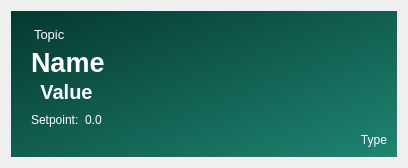
<?xml version="1.0" encoding="UTF-8"?>
<ui version="4.0">
 <class>dashboardWidget</class>
 <widget class="QWidget" name="dashboardWidget">
  <property name="geometry">
   <rect>
    <x>0</x>
    <y>0</y>
    <width>408</width>
    <height>168</height>
   </rect>
  </property>
  <property name="maximumSize">
   <size>
    <width>16777215</width>
    <height>16777215</height>
   </size>
  </property>
  <property name="focusPolicy">
   <enum>Qt::NoFocus</enum>
  </property>
  <property name="windowTitle">
   <string>Form</string>
  </property>
  <property name="layoutDirection">
   <enum>Qt::RightToLeft</enum>
  </property>
  <layout class="QVBoxLayout" name="verticalLayout_3">
   <item>
    <widget class="QFrame" name="frame">
     <property name="sizePolicy">
      <sizepolicy hsizetype="Preferred" vsizetype="Fixed">
       <horstretch>0</horstretch>
       <verstretch>0</verstretch>
      </sizepolicy>
     </property>
     <property name="minimumSize">
      <size>
       <width>0</width>
       <height>140</height>
      </size>
     </property>
     <property name="maximumSize">
      <size>
       <width>16777215</width>
       <height>16777215</height>
      </size>
     </property>
     <property name="styleSheet">
      <string notr="true">background-color: rgb(4, 17, 98);
color: rgb(255, 255, 255);
background-color: qlineargradient(spread:reflect, x1:0, y1:0, x2:1, y2:1, stop:0 rgba(6, 66, 56, 255), stop:1 rgba(30, 133, 114, 255));
background-color: qlineargradient(spread:reflect, x1:0, y1:0, x2:1, y2:1, stop:0 rgba(5, 56, 47, 255), stop:1 rgba(30, 133, 114, 255));</string>
     </property>
     <property name="frameShape">
      <enum>QFrame::NoFrame</enum>
     </property>
     <property name="frameShadow">
      <enum>QFrame::Plain</enum>
     </property>
     <property name="midLineWidth">
      <number>0</number>
     </property>
     <layout class="QVBoxLayout" name="verticalLayout_2">
      <property name="spacing">
       <number>0</number>
      </property>
      <property name="leftMargin">
       <number>20</number>
      </property>
      <property name="topMargin">
       <number>10</number>
      </property>
      <property name="rightMargin">
       <number>10</number>
      </property>
      <property name="bottomMargin">
       <number>10</number>
      </property>
      <item>
       <layout class="QVBoxLayout" name="verticalLayout_4">
        <property name="spacing">
         <number>0</number>
        </property>
        <property name="leftMargin">
         <number>0</number>
        </property>
        <property name="topMargin">
         <number>0</number>
        </property>
        <item>
         <widget class="QFrame" name="horizontalFrame">
          <property name="styleSheet">
           <string notr="true">background-color: rgba(191, 64, 64, 0);</string>
          </property>
          <layout class="QHBoxLayout" name="horizontalLayout_6">
           <property name="spacing">
            <number>0</number>
           </property>
           <property name="leftMargin">
            <number>0</number>
           </property>
           <property name="topMargin">
            <number>0</number>
           </property>
           <property name="rightMargin">
            <number>0</number>
           </property>
           <property name="bottomMargin">
            <number>0</number>
           </property>
           <item>
            <widget class="QPushButton" name="removeButton">
             <property name="styleSheet">
              <string notr="true">background-color: rgb(6, 66, 56);</string>
             </property>
             <property name="text">
              <string/>
             </property>
             <property name="icon">
              <iconset resource="../resources.qrc">
               <normaloff>:/icons/trash.svg</normaloff>:/icons/trash.svg</iconset>
             </property>
             <property name="autoDefault">
              <bool>false</bool>
             </property>
             <property name="flat">
              <bool>true</bool>
             </property>
            </widget>
           </item>
           <item>
            <widget class="QPushButton" name="editButton">
             <property name="font">
              <font>
               <pointsize>11</pointsize>
              </font>
             </property>
             <property name="styleSheet">
              <string notr="true">background-color: rgb(6, 66, 56);</string>
             </property>
             <property name="text">
              <string/>
             </property>
             <property name="icon">
              <iconset resource="../resources.qrc">
               <normaloff>:/icons/edit.svg</normaloff>:/icons/edit.svg</iconset>
             </property>
             <property name="autoDefault">
              <bool>false</bool>
             </property>
             <property name="flat">
              <bool>true</bool>
             </property>
            </widget>
           </item>
           <item>
            <spacer name="horizontalSpacer">
             <property name="orientation">
              <enum>Qt::Horizontal</enum>
             </property>
             <property name="sizeHint" stdset="0">
              <size>
               <width>40</width>
               <height>20</height>
              </size>
             </property>
            </spacer>
           </item>
           <item>
            <widget class="QLabel" name="topicLabel">
             <property name="font">
              <font>
               <pointsize>10</pointsize>
              </font>
             </property>
             <property name="styleSheet">
              <string notr="true">color: rgb(255, 255, 255);
background-color: rgba(191, 64, 64, 0);
margin-left:20px;</string>
             </property>
             <property name="text">
              <string>Topic</string>
             </property>
             <property name="margin">
              <number>2</number>
             </property>
            </widget>
           </item>
          </layout>
         </widget>
        </item>
       </layout>
      </item>
      <item>
       <widget class="QLabel" name="nameLabel">
        <property name="font">
         <font>
          <pointsize>20</pointsize>
          <weight>75</weight>
          <bold>true</bold>
         </font>
        </property>
        <property name="styleSheet">
         <string notr="true">color: rgb(255, 255, 255);
background-color: rgba(191, 64, 64, 0);</string>
        </property>
        <property name="text">
         <string>Name</string>
        </property>
        <property name="margin">
         <number>3</number>
        </property>
       </widget>
      </item>
      <item>
       <layout class="QHBoxLayout" name="horizontalLayout_4">
        <property name="spacing">
         <number>0</number>
        </property>
        <property name="leftMargin">
         <number>0</number>
        </property>
        <item>
         <widget class="QScrollArea" name="scrollArea">
          <property name="styleSheet">
           <string notr="true">background-color: rgba(191, 64, 64, 0);</string>
          </property>
          <property name="widgetResizable">
           <bool>true</bool>
          </property>
          <widget class="QWidget" name="scrollAreaWidgetContents_4">
           <property name="geometry">
            <rect>
             <x>0</x>
             <y>0</y>
             <width>256</width>
             <height>46</height>
            </rect>
           </property>
          </widget>
         </widget>
        </item>
        <item>
         <layout class="QVBoxLayout" name="verticalLayout">
          <item>
           <widget class="QLabel" name="valueLabel">
            <property name="font">
             <font>
              <pointsize>15</pointsize>
              <weight>75</weight>
              <bold>true</bold>
             </font>
            </property>
            <property name="styleSheet">
             <string notr="true">color: rgb(255, 255, 255);
background-color: rgba(191, 64, 64, 0);</string>
            </property>
            <property name="text">
             <string>Value</string>
            </property>
            <property name="alignment">
             <set>Qt::AlignCenter</set>
            </property>
            <property name="margin">
             <number>0</number>
            </property>
           </widget>
          </item>
          <item>
           <layout class="QHBoxLayout" name="horizontalLayout">
            <item>
             <widget class="QLabel" name="setpointValue">
              <property name="styleSheet">
               <string notr="true">background-color: rgba(191, 64, 64, 0);
color: rgb(255, 255, 255);</string>
              </property>
              <property name="text">
               <string>0.0</string>
              </property>
             </widget>
            </item>
            <item>
             <widget class="QLabel" name="setpointLabel">
              <property name="styleSheet">
               <string notr="true">background-color: rgba(191, 64, 64, 0);
color: rgb(255, 255, 255);</string>
              </property>
              <property name="text">
               <string>Setpoint:  </string>
              </property>
             </widget>
            </item>
           </layout>
          </item>
         </layout>
        </item>
       </layout>
      </item>
      <item>
       <widget class="QLabel" name="typeLabel">
        <property name="enabled">
         <bool>true</bool>
        </property>
        <property name="font">
         <font>
          <pointsize>9</pointsize>
         </font>
        </property>
        <property name="styleSheet">
         <string notr="true">background-color: rgba(191, 64, 64, 0);
color: rgb(255, 255, 255);</string>
        </property>
        <property name="text">
         <string>Type</string>
        </property>
        <property name="alignment">
         <set>Qt::AlignBottom|Qt::AlignRight|Qt::AlignTrailing</set>
        </property>
        <property name="margin">
         <number>0</number>
        </property>
       </widget>
      </item>
     </layout>
    </widget>
   </item>
  </layout>
 </widget>
 <resources>
  <include location="../resources.qrc"/>
 </resources>
 <connections/>
</ui>
